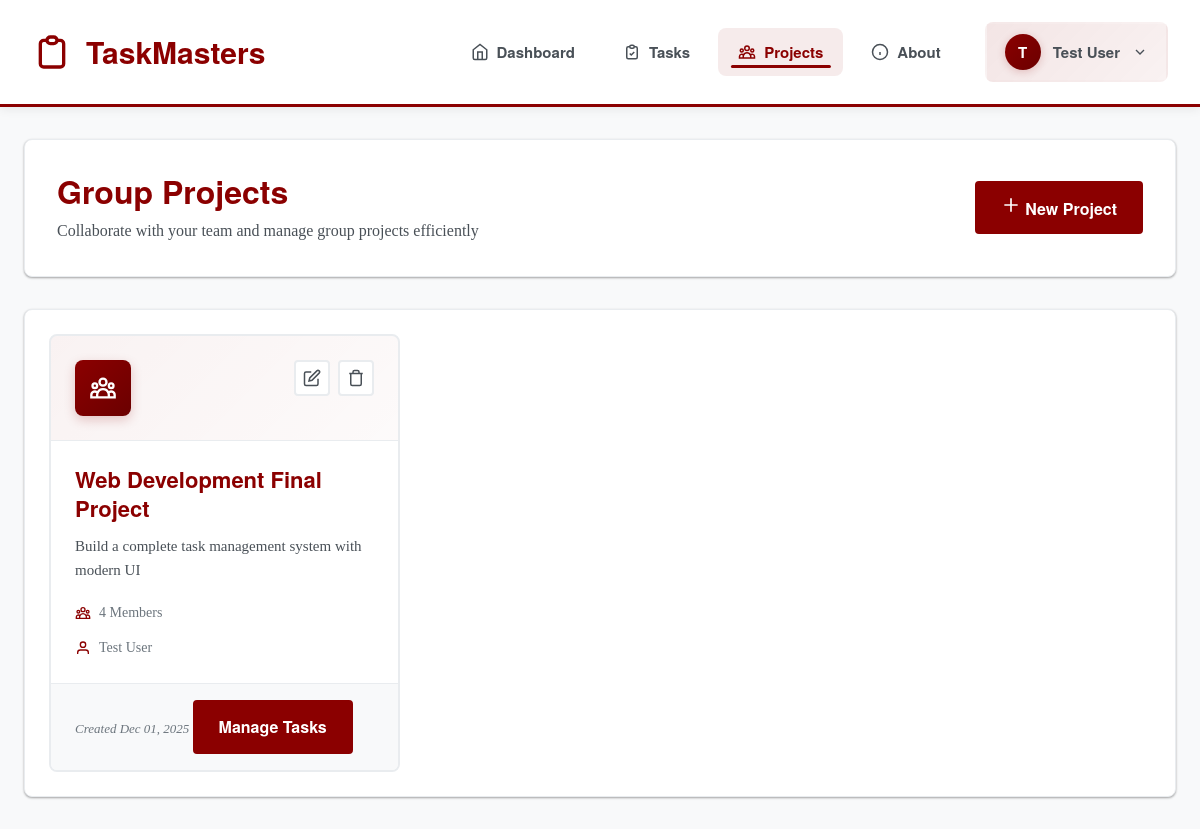
The app's page /group_project.php (signed in) with its own data.
### tables this page shows
CREATE TABLE `group_projects` (
  `id` int(11) NOT NULL AUTO_INCREMENT,
  `project_name` varchar(200) NOT NULL,
  `leader_name` varchar(100) NOT NULL,
  `num_members` int(11) NOT NULL,
  `description` text DEFAULT NULL,
  `created_by` int(11) NOT NULL,
  `status` enum('planning','in-progress','completed') DEFAULT 'planning',
  `created_at` timestamp NOT NULL DEFAULT current_timestamp(),
  `updated_at` timestamp NOT NULL DEFAULT current_timestamp() ON UPDATE current_timestamp(),
  PRIMARY KEY (`id`),
  KEY `idx_created_by` (`created_by`),
  KEY `idx_status` (`status`),
  CONSTRAINT `group_projects_ibfk_1` FOREIGN KEY (`created_by`) REFERENCES `users` (`id`) ON DELETE CASCADE
);

### group_project.php (the view, shortened to what this page needs)
<?php
require_once 'config/DBconnection.php';
$userName = $_SESSION['user_name'] ?? 'Student';
$userId = $_SESSION['user_id'];
$projects = [];
try {
    $stmt = $conn->prepare("SELECT * FROM group_projects WHERE created_by = ? ORDER BY created_at DESC");
    $stmt->bind_param("i", $userId);
    $stmt->execute();
    $result = $stmt->get_result();
    $projects = $result->fetch_all(MYSQLI_ASSOC);
} catch (Exception $e) {
    $projects = [];
}
?>
<!DOCTYPE html>
<html lang="en">
<head>
  <link rel="stylesheet" href="assets/css/global.css">
  <link rel="stylesheet" href="assets/css/Styles.css">
  <link rel="stylesheet" href="assets/css/navbar.css">
  <link rel="stylesheet" href="assets/css/group-project.css">
</head>
<body>
  <nav class="navbar">
    <div class="navbar-container">
      <a href="Dashboard.php" class="navbar-brand">
        <svg width="40" height="40" viewBox="0 0 24 24" fill="none" stroke="currentColor" stroke-width="2">
          <path d="M9 5H7a2 2 0 00-2 2v12a2 2 0 002 2h10a2 2 0 002-2V7a2 2 0 00-2-2h-2M9 5a2 2 0 002 2h2a2 2 0 002-2M9 5a2 2 0 012-2h2a2 2 0 012 2"/>
        </svg>
        TaskMasters
      </a>
      <ul class="navbar-menu" id="navbarMenu">
        <li><a href="Dashboard.php">
          <svg width="18" height="18" viewBox="0 0 24 24" fill="none" stroke="currentColor" stroke-width="2">
            <path d="M3 9l9-7 9 7v11a2 2 0 01-2 2H5a2 2 0 01-2-2z"/>
            <path d="M9 22V12h6v10"/>
          </svg>
          Dashboard
        </a></li>
        <li><a href="task-manager.php">
          <svg width="18" height="18" viewBox="0 0 24 24" fill="none" stroke="currentColor" stroke-width="2">
            <path d="M9 5H7a2 2 0 00-2 2v12a2 2 0 002 2h10a2 2 0 002-2V7a2 2 0 00-2-2h-2M9 5a2 2 0 002 2h2a2 2 0 002-2M9 5a2 2 0 012-2h2a2 2 0 012 2m-6 9l2 2 4-4"/>
          </svg>
          Tasks
        </a></li>
        <li><a href="group_project.php" class="active">
          Projects
        </a></li>
        <li><a href="about.php">
          <svg width="18" height="18" viewBox="0 0 24 24" fill="none" stroke="currentColor" stroke-width="2">
            <circle cx="12" cy="12" r="10"/>
            <path d="M12 16v-4M12 8h.01"/>
          </svg>
          About
        </a></li>
        <li>
          <div class="user-dropdown" id="userDropdown">
            <button class="user-button" onclick="toggleUserDropdown()">
              <div class="user-avatar"><?php echo strtoupper(substr($userName, 0, 1)); ?></div>
              <span><?php echo htmlspecialchars($userName); ?></span>
              <svg width="16" height="16" viewBox="0 0 24 24" fill="none" stroke="currentColor" stroke-width="2">
                <path d="M6 9l6 6 6-6"/>
              </svg>
            </button>
          </div>
        </li>
      </ul>
    </div>
  </nav>
  <main class="projects-main">
    <div class="container">
      <div class="projects-header">
        <div>
          <h1>Group Projects</h1>
          <p>Collaborate with your team and manage group projects efficiently</p>
        </div>
        <button class="btn btn-primary" id="createProjectBtn">
          <svg width="20" height="20" viewBox="0 0 24 24" fill="none" stroke="currentColor" stroke-width="2">
            <path d="M12 4v16m8-8H4"/>
          </svg>
          New Project
        </button>
      </div>
      <div class="projects-container">
        <?php if (!empty($projects)): ?>
          <div class="projects-grid" id="projectsGrid">
            <?php foreach ($projects as $project): ?>
              <div class="project-card" data-project-id="<?= $project['id'] ?>">
                <div class="project-card-header">
                  <div class="project-icon">
                  </div>
                  <div class="project-actions">
                    <button class="project-action-btn edit-project-btn" data-project-id="<?= $project['id'] ?>" title="Edit Project">
                      <svg width="18" height="18" viewBox="0 0 24 24" fill="none" stroke="currentColor" stroke-width="2">
                        <path d="M11 4H4a2 2 0 00-2 2v14a2 2 0 002 2h14a2 2 0 002-2v-7"/>
                        <path d="M18.5 2.5a2.121 2.121 0 013 3L12 15l-4 1 1-4 9.5-9.5z"/>
                      </svg>
                    </button>
                    <button class="project-action-btn delete-project-btn" data-project-id="<?= $project['id'] ?>" title="Delete Project">
                      <svg width="18" height="18" viewBox="0 0 24 24" fill="none" stroke="currentColor" stroke-width="2">
                        <path d="M3 6h18M19 6v14a2 2 0 01-2 2H7a2 2 0 01-2-2V6m3 0V4a2 2 0 012-2h4a2 2 0 012 2v2"/>
                      </svg>
                    </button>
                  </div>
                </div>
                <div class="project-card-body">
                  <h3 class="project-title"><?= htmlspecialchars($project['project_name'] ?? 'Untitled Project') ?></h3>
                  <?php if (!empty($project['description'])): ?>
                    <p class="project-description"><?= htmlspecialchars($project['description']) ?></p>
                  <?php endif; ?>
                  <div class="project-meta">
                    <div class="project-meta-item">
                      <span><?= htmlspecialchars($project['num_members'] ?? '0') ?> Members</span>
                    </div>
                    <?php if (!empty($project['leader_name'])): ?>
                      <div class="project-meta-item">
                        <svg width="16" height="16" viewBox="0 0 24 24" fill="none" stroke="currentColor" stroke-width="2">
                          <path d="M20 21v-2a4 4 0 00-4-4H8a4 4 0 00-4 4v2"/>
                          <circle cx="12" cy="7" r="4"/>
                        </svg>
                        <span><?= htmlspecialchars($project['leader_name']) ?></span>
                      </div>
                    <?php endif; ?>
                  </div>
                </div>
                <div class="project-card-footer">
                  <span class="project-date">
                    Created <?= date('M d, Y', strtotime($project['created_at'] ?? 'now')) ?>
                  </span>
                  <a href="project_detail.php?id=<?= $project['id'] ?>" class="btn btn-small btn-primary" style="margin-left: auto;">
                    Manage Tasks
                  </a>
                </div>
              </div>
            <?php endforeach; ?>
          </div>
        <?php endif; ?>
      </div>
    </div>
  </main>
</body>
</html>

### assets/css/global.css (style rules this page uses)
:root { --primary: #8B0000; --primary-dark: #6B0000; --secondary: #FFD700; --accent-success: #228B22; --accent-danger: #DC143C; --accent-warning: #FF8C00; --white: #FFFFFF; --off-white: #F8F9FA; --light-gray: #E9ECEF; --gray: #6C757D; --dark-gray: #495057; --black: #212529; --bg-primary: #FFFFFF; --bg-secondary: #F8F9FA; --bg-accent: #8B0000; --font-family: 'Georgia', 'Times New Roman', serif; --font-family-heading: 'Helvetica Neue', Arial, sans-serif; --font-size-xs: 0.75rem; --font-size-sm: 0.875rem; --font-size-base: 1rem; --font-size-lg: 1.125rem; --font-size-xl: 1.25rem; --font-size-2xl: 1.5rem; --font-size-3xl: 1.875rem; --font-size-4xl: 2.25rem; --font-size-5xl: 3rem; --spacing-1: 0.25rem; --spacing-2: 0.5rem; --spacing-3: 0.75rem; --spacing-4: 1rem; --spacing-5: 1.25rem; --spacing-6: 1.5rem; --spacing-8: 2rem; --spacing-10: 2.5rem; --spacing-12: 3rem; --border-width: 1px; --border-radius: 4px; --border-radius-lg: 8px; --border-radius-xl: 12px; --shadow-sm: 0 1px 3px rgba(0, 0, 0, 0.12), 0 1px 2px rgba(0, 0, 0, 0.24); --shadow: 0 3px 6px rgba(0, 0, 0, 0.16), 0 3px 6px rgba(0, 0, 0, 0.23); --shadow-lg: 0 10px 20px rgba(0, 0, 0, 0.19), 0 6px 6px rgba(0, 0, 0, 0.23); --transition: all 0.3s cubic-bezier(.25,.8,.25,1); }
* { margin: 0; padding: 0; box-sizing: border-box; }
html { font-size: 16px; scroll-behavior: smooth; }
body { font-family: var(--font-family); line-height: 1.6; color: var(--black); background-color: var(--bg-primary); min-height: 100vh; }
h1, h2, h3, h4, h5, h6 { color: var(--primary); font-family: var(--font-family-heading); font-weight: 700; line-height: 1.2; margin-bottom: 1rem; }
h1 { font-size: var(--font-size-5xl); }
h3 { font-size: var(--font-size-3xl); }
p { margin-bottom: 1rem; color: var(--dark-gray); }
a { color: var(--primary); text-decoration: none; transition: var(--transition); font-weight: 500; }
.btn { display: inline-block; padding: 0.75rem 1.5rem; border: 2px solid var(--primary); border-radius: var(--border-radius); font-family: var(--font-family-heading); font-weight: 600; font-size: var(--font-size-base); cursor: pointer; transition: var(--transition); text-decoration: none; text-align: center; }
.btn-primary { background: var(--primary); color: white; }
.container { width: 100%; max-width: 1200px; margin: 0 auto; padding: 0 1.5rem; }

### records on screen
group_projects: project_name "Web Development Final Project", description "Build a complete task management system with modern UI", num_members "4", leader_name "Test User", created_at "Dec 01, 2025"

### other values on screen
substr($userName, 0, 1) "T"
$userName "Test User"
